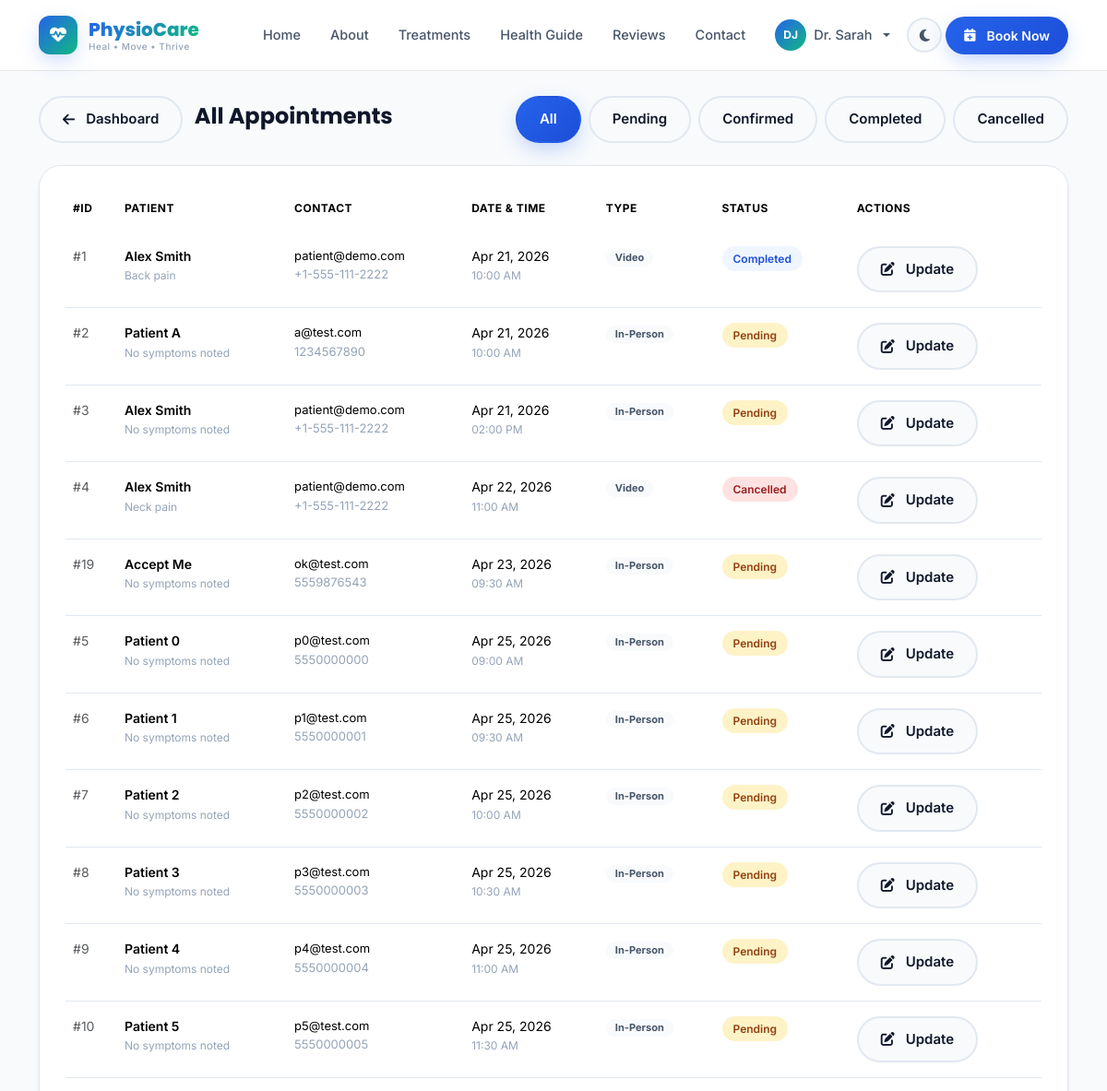
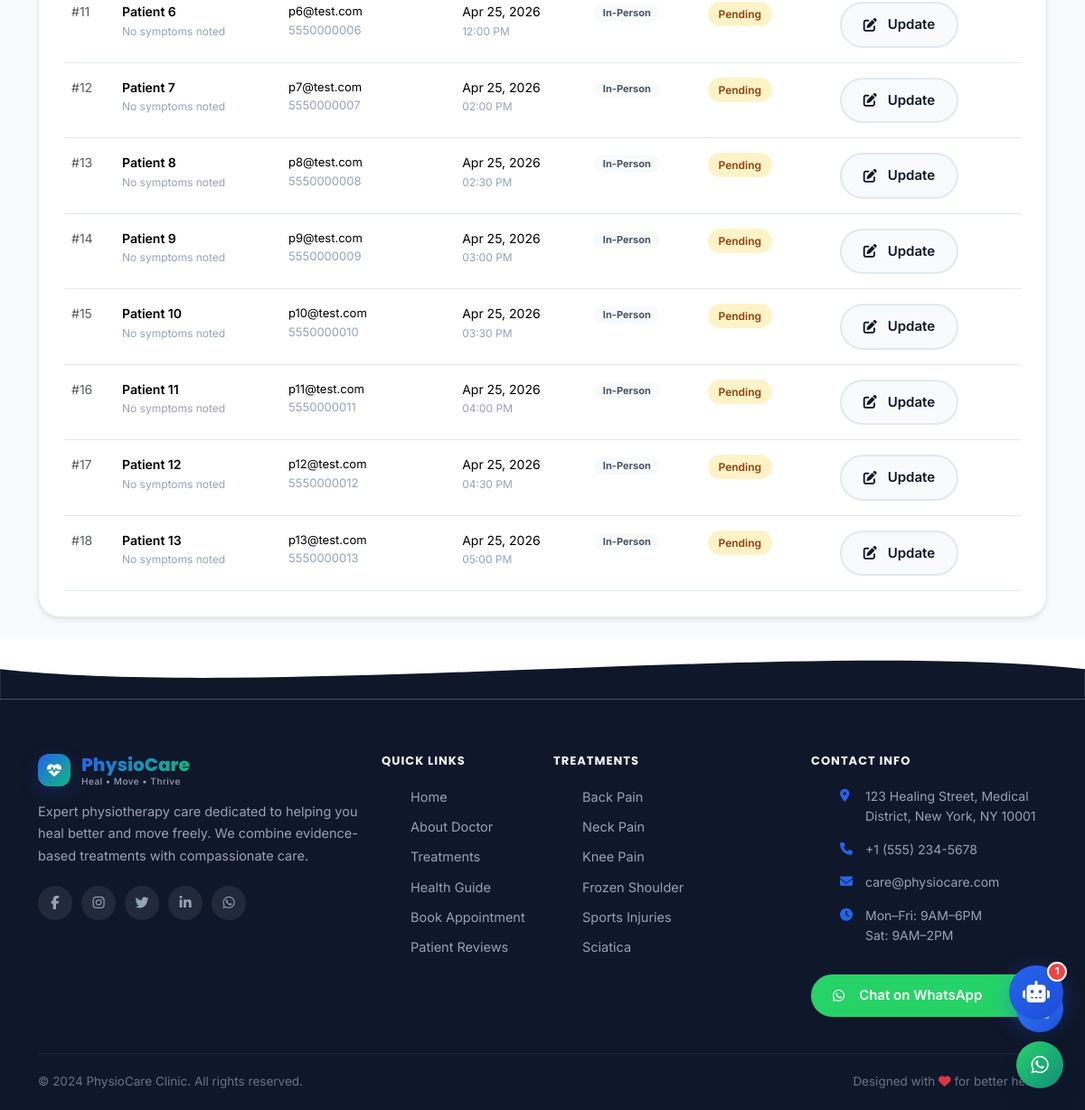
The app's page /admin/appointments (signed in) with its own data (2 pictures, top to bottom).
### app/models.py (models this page shows, shortened)
class User(db.Model, UserMixin):
    __tablename__ = 'users'
    id = db.Column(db.Integer, primary_key=True)
    username = db.Column(db.String(64), unique=True, nullable=False)
    email = db.Column(db.String(120), unique=True, nullable=False)
    password_hash = db.Column(db.String(256))
    role = db.Column(db.String(20), default='patient')  # admin, doctor, patient
    first_name = db.Column(db.String(64))
    last_name = db.Column(db.String(64))
    phone = db.Column(db.String(20))
    date_of_birth = db.Column(db.Date)
    address = db.Column(db.String(256))
    medical_history = db.Column(db.Text)
    profile_image = db.Column(db.String(256))
    is_active = db.Column(db.Boolean, default=True)
    created_at = db.Column(db.DateTime, default=datetime.utcnow)
    last_login = db.Column(db.DateTime)
    appointments = db.relationship('Appointment', backref='patient', lazy='dynamic',
                                   foreign_keys='Appointment.user_id')
    chat_histories = db.relationship('ChatHistory', backref='user', lazy='dynamic')

class Appointment(db.Model):
    __tablename__ = 'appointments'
    id = db.Column(db.Integer, primary_key=True)
    patient_name = db.Column(db.String(128), nullable=False)
    email = db.Column(db.String(120), nullable=False)
    phone = db.Column(db.String(20), nullable=False)
    symptoms = db.Column(db.Text)
    preferred_date = db.Column(db.Date, nullable=False)
    preferred_time = db.Column(db.String(20), nullable=False)
    status = db.Column(db.String(20), default='pending')  # pending, confirmed, completed, cancelled
    appointment_type = db.Column(db.String(32), default='in-person')  # in-person, video
    doctor_notes = db.Column(db.Text)
    video_link = db.Column(db.String(256))
    reminder_sent = db.Column(db.Boolean, default=False)
    user_id = db.Column(db.Integer, db.ForeignKey('users.id'), nullable=True)
    created_at = db.Column(db.DateTime, default=datetime.utcnow)
    updated_at = db.Column(db.DateTime, default=datetime.utcnow, onupdate=datetime.utcnow)

### app/routes/admin.py (the view)
@admin.route('/appointments')
@login_required
@admin_required
def appointments():
    status_filter = request.args.get('status', 'all')
    query = Appointment.query
    if status_filter != 'all':
        query = query.filter_by(status=status_filter)
    appts = query.order_by(Appointment.preferred_date.asc()).all()
    return render_template('admin/appointments.html',
                           appointments=appts,
                           status_filter=status_filter,
                           config=current_app.config)

### app/models.py (called while the page is built)
@login_manager.user_loader
def load_user(user_id):
    return User.query.get(int(user_id))

### app/routes/admin.py (called while the page is built)
def admin_required(f):
    @wraps(f)
    def decorated(*args, **kwargs):
        if not current_user.is_authenticated or current_user.role not in ['admin', 'doctor']:
            flash('Access denied.', 'danger')
            return redirect(url_for('auth.login'))
        return f(*args, **kwargs)
    return decorated

### app/templates/admin/appointments.html (shortened to what this page needs)
{% extends "base.html" %}
{% block content %}
<div style="padding-top:80px;min-height:100vh;background:var(--bg-secondary);">
  <div class="container py-4">
    <div class="d-flex align-items-center justify-content-between mb-4">
      <div>
        <a href="{{ url_for('admin.dashboard') }}" class="btn btn-ghost btn-sm me-2">
          <i class="fas fa-arrow-left me-1"></i>Dashboard
        </a>
        <h4 class="d-inline mb-0">All Appointments</h4>
      </div>
      <div class="d-flex gap-2">
        {% for s in ['all', 'pending', 'confirmed', 'completed', 'cancelled'] %}
        <a href="{{ url_for('admin.appointments', status=s) }}"
           class="btn btn-sm {% if status_filter == s %}btn-primary{% else %}btn-ghost{% endif %}">
          {{ s.title() }}
        </a>
        {% endfor %}
      </div>
    </div>
    <div class="card-premium">
      <div class="table-responsive">
        <table class="table mb-0" style="font-size:14px;">
          <thead>
            <tr style="color:var(--text-muted);font-size:12px;text-transform:uppercase;letter-spacing:0.5px;">
              <th class="border-0 pb-3">#ID</th>
              <th class="border-0 pb-3">Patient</th>
              <th class="border-0 pb-3">Contact</th>
              <th class="border-0 pb-3">Date & Time</th>
              <th class="border-0 pb-3">Type</th>
              <th class="border-0 pb-3">Status</th>
              <th class="border-0 pb-3">Actions</th>
            </tr>
          </thead>
          <tbody>
            {% for a in appointments %}
            <tr style="border-color:var(--border);">
              <td class="py-3 text-muted">#{{ a.id }}</td>
              <td class="py-3">
                <div style="font-weight:600;">{{ a.patient_name }}</div>
                <div style="font-size:12px;color:var(--text-muted);max-width:200px;white-space:nowrap;overflow:hidden;text-overflow:ellipsis;">
                  {{ a.symptoms or 'No symptoms noted' }}
                </div>
              </td>
              <td class="py-3">
                <div style="font-size:13px;">{{ a.email }}</div>
                <div style="font-size:13px;color:var(--text-muted);">{{ a.phone }}</div>
              </td>
              <td class="py-3">
                <div>{{ a.preferred_date.strftime('%b %d, %Y') }}</div>
                <div style="font-size:12px;color:var(--text-muted);">{{ a.preferred_time }}</div>
              </td>
              <td class="py-3">
                <span class="badge" style="background:var(--bg-secondary);color:var(--text-secondary);padding:4px 10px;border-radius:20px;font-size:11px;">
                  {{ a.appointment_type.title() }}
                </span>
              </td>
              <td class="py-3">
                <span class="status-badge status-{{ a.status }}">{{ a.status.title() }}</span>
              </td>
              <td class="py-3">
                <button class="btn btn-sm btn-ghost" data-bs-toggle="modal" data-bs-target="#apptModal{{ a.id }}">
                  <i class="fas fa-edit me-1"></i>Update
                </button>
              </td>
            </tr>
            {% endfor %}
          </tbody>
        </table>
      </div>
    </div>
  </div>
</div>
{% endblock %}

### app/templates/base.html (shortened to what this page needs)
<!DOCTYPE html>
<html lang="en" data-theme="light">
<head>
    <link href="https://cdn.jsdelivr.net/npm/bootstrap@5.3.2/dist/css/bootstrap.min.css" rel="stylesheet">
    <link rel="stylesheet" href="https://cdnjs.cloudflare.com/ajax/libs/font-awesome/6.5.1/css/all.min.css">
    <link href="https://unpkg.com/aos@2.3.1/dist/aos.css" rel="stylesheet">
    <link rel="stylesheet" href="{{ url_for('static', filename='css/style.css') }}">
</head>
<body>
<nav class="navbar navbar-expand-lg fixed-top" id="mainNav">
    <div class="container">
        <a class="navbar-brand" href="{{ url_for('main.index') }}">
            <div class="brand-logo">
                <div class="brand-icon">
                    <i class="fas fa-heartbeat"></i>
                </div>
                <div class="brand-text">
                    <span class="brand-name">PhysioCare</span>
                    <span class="brand-tagline">Heal • Move • Thrive</span>
                </div>
            </div>
        </a>
        <div class="collapse navbar-collapse" id="navbarNav">
            <ul class="navbar-nav ms-auto align-items-lg-center gap-lg-1">
                <li class="nav-item">
                    <a class="nav-link {% if request.endpoint == 'main.index' %}active{% endif %}" href="{{ url_for('main.index') }}">Home</a>
                </li>
                <li class="nav-item">
                    <a class="nav-link {% if request.endpoint == 'main.about' %}active{% endif %}" href="{{ url_for('main.about') }}">About</a>
                </li>
                <li class="nav-item">
                    <a class="nav-link {% if 'treatment' in request.endpoint %}active{% endif %}" href="{{ url_for('main.treatments') }}">Treatments</a>
                </li>
                <li class="nav-item">
                    <a class="nav-link {% if request.endpoint == 'main.health_guidance' %}active{% endif %}" href="{{ url_for('main.health_guidance') }}">Health Guide</a>
                </li>
                <li class="nav-item">
                    <a class="nav-link {% if request.endpoint == 'main.testimonials' %}active{% endif %}" href="{{ url_for('main.testimonials') }}">Reviews</a>
                </li>
                <li class="nav-item">
                    <a class="nav-link {% if request.endpoint == 'main.contact' %}active{% endif %}" href="{{ url_for('main.contact') }}">Contact</a>
                </li>
                {% if current_user.is_authenticated %}
                    <li class="nav-item dropdown">
                        <a class="nav-link dropdown-toggle user-menu" href="#" data-bs-toggle="dropdown">
                            <div class="user-avatar">{{ current_user.first_name[0] }}{{ current_user.last_name[0] if current_user.last_name else '' }}</div>
                            {{ current_user.first_name }}
                        </a>
                    </li>
                {% else %}
                    <li class="nav-item">
                        <a class="nav-link" href="{{ url_for('auth.login') }}">Login</a>
                    </li>
                {% endif %}
                <li class="nav-item">
                    <button class="theme-toggle" id="themeToggle" title="Toggle dark mode">
                        <i class="fas fa-moon" id="themeIcon"></i>
                    </button>
                </li>
                <li class="nav-item">
                    <a class="btn btn-primary nav-cta" href="{{ url_for('appointments.book') }}">
                        <i class="fas fa-calendar-plus me-1"></i> Book Now
                    </a>
                </li>
            </ul>
        </div>
    </div>
</nav>
<main>
    {% block content %}{% endblock %}
</main>
<footer class="footer">
    <div class="footer-wave">
        <svg viewBox="0 0 1440 80" fill="none" xmlns="http://www.w3.org/2000/svg">
            <path d="M0,40 C360,80 1080,0 1440,40 L1440,80 L0,80 Z" fill="var(--footer-bg)"/>
        </svg>
    </div>
    <div class="footer-body">
        <div class="container">
            <div class="row g-4">
                <div class="col-lg-4">
                    <div class="footer-brand">
                        <div class="brand-logo mb-3">
                            <div class="brand-icon brand-icon-sm">
                                <i class="fas fa-heartbeat"></i>
                            </div>
                            <div class="brand-text">
                                <span class="brand-name">PhysioCare</span>
                                <span class="brand-tagline">Heal • Move • Thrive</span>
                            </div>
                        </div>
                        <p class="footer-desc">Expert physiotherapy care dedicated to helping you heal better and move freely. We combine evidence-based treatments with compassionate care.</p>
                        <div class="social-links">
                            <a href="#" class="social-link" aria-label="Facebook"><i class="fab fa-facebook-f"></i></a>
                            <a href="#" class="social-link" aria-label="Instagram"><i class="fab fa-instagram"></i></a>
                            <a href="#" class="social-link" aria-label="Twitter"><i class="fab fa-twitter"></i></a>
                            <a href="#" class="social-link" aria-label="LinkedIn"><i class="fab fa-linkedin-in"></i></a>
                            <a href="https://wa.me/{{ config.WHATSAPP_NUMBER }}" class="social-link social-wa" aria-label="WhatsApp">
                                <i class="fab fa-whatsapp"></i>
                            </a>
                        </div>
                    </div>
                </div>
                <div class="col-lg-2 col-md-4">
                    <h6 class="footer-heading">Quick Links</h6>
                    <ul class="footer-links">
                        <li><a href="{{ url_for('main.index') }}">Home</a></li>
                        <li><a href="{{ url_for('main.about') }}">About Doctor</a></li>
                        <li><a href="{{ url_for('main.treatments') }}">Treatments</a></li>
                        <li><a href="{{ url_for('main.health_guidance') }}">Health Guide</a></li>
                        <li><a href="{{ url_for('appointments.book') }}">Book Appointment</a></li>
                        <li><a href="{{ url_for('main.testimonials') }}">Patient Reviews</a></li>
                    </ul>
                </div>
                <div class="col-lg-3 col-md-4">
                    <h6 class="footer-heading">Treatments</h6>
                    <ul class="footer-links">
                        <li><a href="{{ url_for('main.treatment_detail', slug='back-pain-relief') }}">Back Pain</a></li>
                        <li><a href="{{ url_for('main.treatment_detail', slug='neck-pain-treatment') }}">Neck Pain</a></li>
                        <li><a href="{{ url_for('main.treatment_detail', slug='knee-pain-rehabilitation') }}">Knee Pain</a></li>
                        <li><a href="{{ url_for('main.treatment_detail', slug='frozen-shoulder') }}">Frozen Shoulder</a></li>
                        <li><a href="{{ url_for('main.treatment_detail', slug='sports-injury-rehabilitation') }}">Sports Injuries</a></li>
                        <li><a href="{{ url_for('main.treatment_detail', slug='sciatica-treatment') }}">Sciatica</a></li>
                    </ul>
                </div>
                <div class="col-lg-3 col-md-4">
                    <h6 class="footer-heading">Contact Info</h6>
                    <ul class="footer-contact">
                        <li>
                            <i class="fas fa-map-marker-alt"></i>
                            <span>{{ config.CLINIC_ADDRESS }}</span>
                        </li>
                        <li>
                            <i class="fas fa-phone"></i>
                            <a href="tel:{{ config.CLINIC_PHONE }}">{{ config.CLINIC_PHONE }}</a>
                        </li>
                        <li>
                            <i class="fas fa-envelope"></i>
                            <a href="mailto:{{ config.CLINIC_EMAIL }}">{{ config.CLINIC_EMAIL }}</a>
                        </li>
                        <li>
                            <i class="fas fa-clock"></i>
                            <span>Mon–Fri: 9AM–6PM<br>Sat: 9AM–2PM</span>
                        </li>
                    </ul>
                    <a href="https://wa.me/{{ config.WHATSAPP_NUMBER }}?text=Hello%20PhysioCare%2C%20I%20need%20help"
                       class="btn btn-wa w-100 mt-3" target="_blank">
                        <i class="fab fa-whatsapp me-2"></i>Chat on WhatsApp
                    </a>
                </div>
            </div>
            <div class="footer-bottom">
                <div class="row align-items-center">
                    <div class="col-md-6">
                        <p class="footer-copy">© 2024 {{ config.CLINIC_NAME }}. All rights reserved.</p>
                    </div>
                    <div class="col-md-6 text-md-end">
                        <p class="footer-copy">Designed with <i class="fas fa-heart text-danger"></i> for better health</p>
                    </div>
                </div>
            </div>
        </div>
    </div>
</footer>
<div class="chatbot-wrapper" id="chatbotWrapper">
    <div class="chatbot-bubble" id="chatbotBubble" onclick="toggleChatbot()">
        <div class="chatbot-icon">
            <i class="fas fa-robot" id="chatbotOpenIcon"></i>
        </div>
        <div class="chatbot-badge" id="chatbotBadge">1</div>
    </div>
</div>
<div class="floating-actions">
    <a href="tel:{{ config.CLINIC_PHONE }}" class="fab-btn fab-call" title="Call Us">
        <i class="fas fa-phone"></i>
    </a>
    <a href="https://wa.me/{{ config.WHATSAPP_NUMBER }}?text=Hello%20PhysioCare" target="_blank"
       class="fab-btn fab-whatsapp" title="WhatsApp">
        <i class="fab fa-whatsapp"></i>
    </a>
</div>
</body>
</html>

### records on screen
User: first_name "D", last_name "J", first_name "Dr. Sarah"
Appointment: id "1", patient_name "Alex Smith", symptoms "Back pain", email "patient@demo.com", phone "+1-555-111-2222", preferred_date "Apr 21, 2026", preferred_time "10:00 AM", appointment_type "Video", status "Completed"
Appointment: id "2", patient_name "Patient A", symptoms "No symptoms noted", email "a@test.com", phone "1234567890", preferred_date "Apr 21, 2026", preferred_time "10:00 AM", appointment_type "In-Person", status "Pending"
Appointment: id "3", patient_name "Alex Smith", symptoms "No symptoms noted", email "patient@demo.com", phone "+1-555-111-2222", preferred_date "Apr 21, 2026", preferred_time "02:00 PM", appointment_type "In-Person", status "Pending"
Appointment: id "4", patient_name "Alex Smith", symptoms "Neck pain", email "patient@demo.com", phone "+1-555-111-2222", preferred_date "Apr 22, 2026", preferred_time "11:00 AM", appointment_type "Video", status "Cancelled"
Appointment: id "19", patient_name "Accept Me", symptoms "No symptoms noted", email "ok@test.com", phone "5559876543", preferred_date "Apr 23, 2026", preferred_time "09:30 AM", appointment_type "In-Person", status "Pending"
Appointment: id "5", patient_name "Patient 0", symptoms "No symptoms noted", email "p0@test.com", phone "5550000000", preferred_date "Apr 25, 2026", preferred_time "09:00 AM", appointment_type "In-Person", status "Pending"
Appointment: id "6", patient_name "Patient 1", symptoms "No symptoms noted", email "p1@test.com", phone "5550000001", preferred_date "Apr 25, 2026", preferred_time "09:30 AM", appointment_type "In-Person", status "Pending"
Appointment: id "7", patient_name "Patient 2", symptoms "No symptoms noted", email "p2@test.com", phone "5550000002", preferred_date "Apr 25, 2026", preferred_time "10:00 AM", appointment_type "In-Person", status "Pending"
Appointment: id "8", patient_name "Patient 3", symptoms "No symptoms noted", email "p3@test.com", phone "5550000003", preferred_date "Apr 25, 2026", preferred_time "10:30 AM", appointment_type "In-Person", status "Pending"
Appointment: id "9", patient_name "Patient 4", symptoms "No symptoms noted", email "p4@test.com", phone "5550000004", preferred_date "Apr 25, 2026", preferred_time "11:00 AM", appointment_type "In-Person", status "Pending"
Appointment: id "10", patient_name "Patient 5", symptoms "No symptoms noted", email "p5@test.com", phone "5550000005", preferred_date "Apr 25, 2026", preferred_time "11:30 AM", appointment_type "In-Person", status "Pending"
Appointment: id "11", patient_name "Patient 6", symptoms "No symptoms noted", email "p6@test.com", phone "5550000006", preferred_date "Apr 25, 2026", preferred_time "12:00 PM", appointment_type "In-Person", status "Pending"
Appointment: id "12", patient_name "Patient 7", symptoms "No symptoms noted", email "p7@test.com", phone "5550000007", preferred_date "Apr 25, 2026", preferred_time "02:00 PM", appointment_type "In-Person", status "Pending"
Appointment: id "13", patient_name "Patient 8", symptoms "No symptoms noted", email "p8@test.com", phone "5550000008", preferred_date "Apr 25, 2026", preferred_time "02:30 PM", appointment_type "In-Person", status "Pending"
Appointment: id "14", patient_name "Patient 9", symptoms "No symptoms noted", email "p9@test.com", phone "5550000009", preferred_date "Apr 25, 2026", preferred_time "03:00 PM", appointment_type "In-Person", status "Pending"
Appointment: id "15", patient_name "Patient 10", symptoms "No symptoms noted", email "p10@test.com", phone "5550000010", preferred_date "Apr 25, 2026", preferred_time "03:30 PM", appointment_type "In-Person", status "Pending"
Appointment: id "16", patient_name "Patient 11", symptoms "No symptoms noted", email "p11@test.com", phone "5550000011", preferred_date "Apr 25, 2026", preferred_time "04:00 PM", appointment_type "In-Person", status "Pending"
Appointment: id "17", patient_name "Patient 12", symptoms "No symptoms noted", email "p12@test.com", phone "5550000012", preferred_date "Apr 25, 2026", preferred_time "04:30 PM", appointment_type "In-Person", status "Pending"
Appointment: id "18", patient_name "Patient 13", symptoms "No symptoms noted", email "p13@test.com", phone "5550000013", preferred_date "Apr 25, 2026", preferred_time "05:00 PM", appointment_type "In-Person", status "Pending"

### other values on screen
{{ s.title() }} "All" "Pending" "Confirmed" "Completed" "Cancelled"
{{ config.CLINIC_ADDRESS }} "123 Healing Street, Medical District, New York, NY 10001"
{{ config.CLINIC_PHONE }} "+1 (555) 234-5678"
{{ config.CLINIC_EMAIL }} "care@physiocare.com"
{{ config.CLINIC_NAME }} "PhysioCare Clinic"
